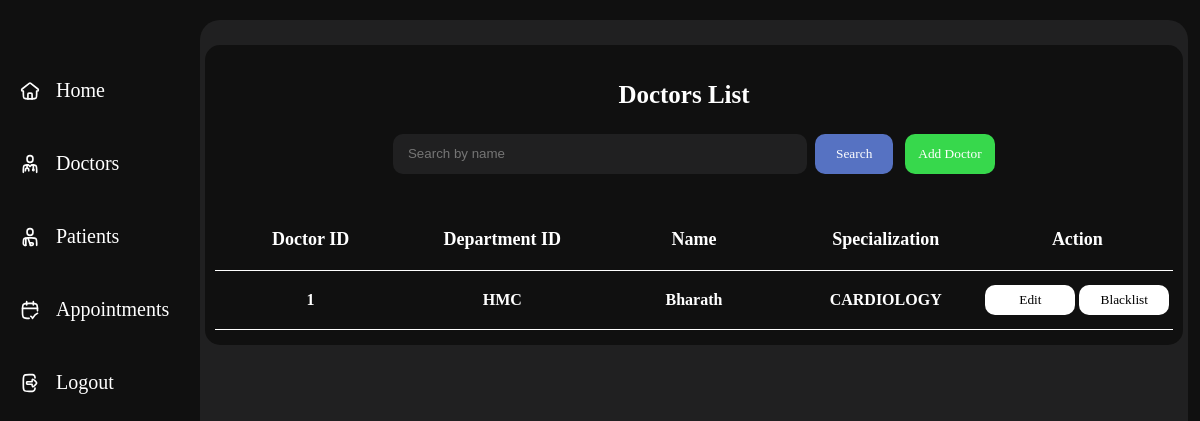
The app's page /doctor_list, older data.
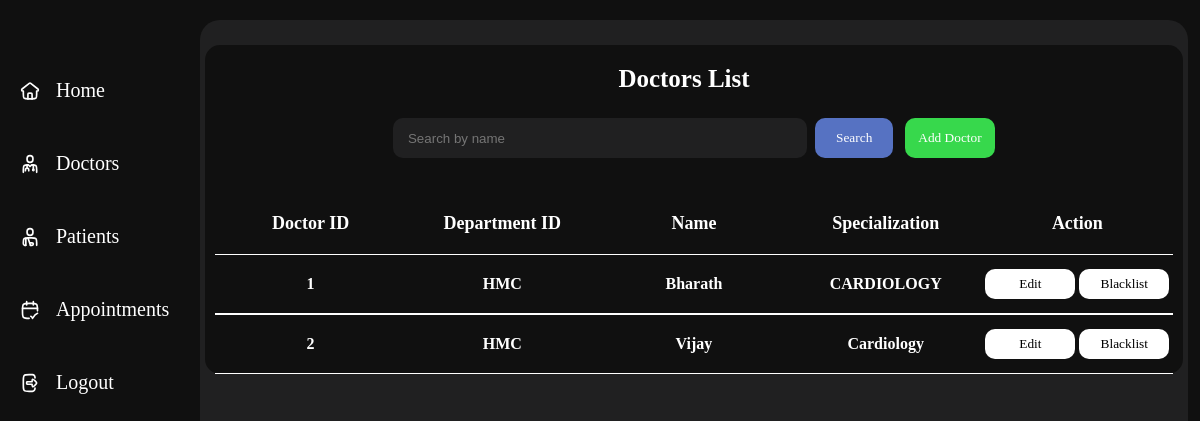
The same page, newer data.
### tables this page shows
CREATE TABLE DOCTORS (
    DOC_ID INTEGER PRIMARY KEY AUTOINCREMENT,
    USER_ID INTEGER,
    DEPT_ID TEXT,
    NAME TEXT,
    SPECIALIZATION TEXT,
    FOREIGN KEY (USER_ID) REFERENCES USERS (USER_ID),
    FOREIGN KEY (DEPT_ID) REFERENCES DEPARTMENT (DEPT_ID)
);

### app.py (the view)
@app.route('/doctor_list')
def doctor_list():
    name = request.args.get('name', '').strip()
    con=sqlite3.connect(database)
    cur=con.cursor()
    if name:
        cur.execute("SELECT DOC_ID,DEPT_ID,NAME,SPECIALIZATION FROM DOCTORS WHERE NAME LIKE ?", ('%'+name+'%',))
    else:
        cur.execute("SELECT DOC_ID,DEPT_ID,NAME,SPECIALIZATION FROM DOCTORS")
    doctab = cur.fetchall()
    con.close()
    return render_template("admin/doctor.html",doctab=doctab, search=name)

### Templates/admin/doctor.html (shortened to what this page needs)
<!DOCTYPE html>
<html lang="en">
<head>
    <link rel="stylesheet" href="{{ url_for('static', filename='css/admindash.css') }}">
</head>
<body>
    <section class="main">
        <div class="navbar" style="padding-top: 250px;">
            <div class="icon">
                <img src="{{ url_for('static',filename='icons/home.svg')}}" alt="">
                <a href="/admin_dashboard">Home</a>
            </div>
            <div class="icon">
                <img src="{{ url_for('static',filename='icons/doc.svg')}}" alt="">
                <a href="/doctor_list">Doctors</a>
            </div>
            <div class="icon">
                <img src="{{ url_for('static',filename='icons/patient.svg')}}" alt="">
                <a href="/patient_list">Patients</a>
            </div>
            <div class="icon">
                <img src="{{ url_for('static',filename='icons/app.svg')}}" alt="">
                <a href="">Appointments</a>
            </div>
            <div class="icon">
                <img src="{{ url_for('static',filename='icons/logout.svg')}}" alt="">
                <a href="/">Logout</a>
            </div>
        </div>
        <div class="view" style="height: 96vh;">
            <div class="appointments">
                <h1 id="hmm">Doctors List</h1>
                    <div style="display:flex; gap:12px; align-items:center;">
                        <form class="searchbar" method="get" action="{{ url_for('doctor_list') }}" style="display:flex; gap:8px; align-items:center;">
                            <input type="search" name="name" placeholder="Search by name" value="{{ search|default('') }}" />
                            <button type="submit" style="padding:6px 10px;">Search</button>
                        </form>
                        <a href="{{ url_for('add_doctor') }}" style="text-decoration:none;">
                            <button class="add" type="button">Add Doctor</button>
                        </a>
                    </div>
                <div class="titlee">
                    <div class="app">
                        <h1>Doctor ID</h1>
                    </div>
                    <div class="patient">
                        <h1>Department ID</h1>
                    </div>
                    <div class="doc">
                        <h1>Name</h1>
                    </div>
                    <div class="doc">
                        <h1>Specialization</h1>
                    </div>
                    <div class="doc">
                        <h1>Action</h1>
                    </div>
                </div>
                {% for i in doctab%}
                <div class="title">
                    <div class="app">
                        <h1>{{i[0]}}</h1>
                    </div>
                    <div class="patient">
                        <h1>{{i[1]}}</h1>
                    </div>
                    <div class="patient">
                        <h1>{{i[2]}}</h1>
                    </div>
                    <div class="patient">
                        <h1>{{i[3]}}</h1>
                    </div>
                    <div class="stat" style="display: flex; justify-content: space-evenly; align-items: center; ">
                        <button style="background-color: rgb(255, 255, 255);">Edit</button>
                        <button style="background-color: rgb(255, 255, 255);">Blacklist</button>
                    </div>
                </div>
                {% endfor %}
            </div>
        </div>
    </section>
</body>
</html>

### Static/css/admindash.css (style rules this page uses)
* { margin: 0; padding: 0; }
.main { width: 100%; min-height: 100vh; background-color: #101010; display: flex; align-items: center; }
.navbar { width: 200px; height: 125vh; background-color: #101010; position: fixed; }
.navbar h1, a { color: white; font-family: 'sfpror'; font-size: 20px; text-decoration: none; }
.icon { display: flex; align-items: center; margin-top: 40px; gap: 1em; padding-left: 20px; padding-top: 10px; }
.icon img { width: 20px; }
.view { width: calc(99% - 200px); margin-top: 20px; margin-bottom: 20px; background-color: #202021; border-radius: 20px; margin-left: 200px; overflow-y: scroll; overflow-x: hidden; scrollbar-width: none; display: flex; align-items: center; flex-direction: column; }
.appointments { width: 99%; min-height: 300px; background-color: #f55a00; background-color: #101010; margin-top: 25px; border-radius: 15px; margin-bottom: 5px; display: flex; flex-direction: column; justify-content: center; align-items: center; }
#hmm { color: white; font-family: 'sfprob'; font-size: 25px; padding-right: 20px; padding-top: 20px; }
.titlee { width: 98%; display: flex; justify-content: space-between; padding-bottom: 20px; }
.titlee > div { flex: 1; text-align: center; }
.titlee h1 { font-family: 'sfpror'; font-size: 18px; color:white; padding-top: 30px; }
.title { width: 98%; display: flex; justify-content: space-between; border-top: 1px solid white; border-bottom: 1px solid white; cursor: pointer; }
.title > div { flex: 1; text-align: center; }
.title h1 { font-family: 'sfpror'; font-size: 16px; color:white; padding-top: 20px; padding-bottom: 20px; }
button { width: 90px; height: 30px; cursor: pointer; border-radius: 10px; border: none; font-family: 'sfpror'; }
.searchbar { height: 50px; width: 500px; margin-top: 20px; margin-bottom: 20px; display: flex; align-items: center; justify-content: space-evenly; }
.searchbar input { width: 500px; height: 40px; background-color: #202021; border-radius: 10px; border: none; padding-left: 15px; color: white; }
.searchbar button { background-color: #5672c2; height: 40px; color: white; }
.add { background-color: #37d84c; height: 40px; color: white; }

Row changes from the older to the newer data that the page shows:
added DOCTORS: DOC_ID "2", DEPT_ID "HMC", NAME "Vijay", SPECIALIZATION "Cardiology"
